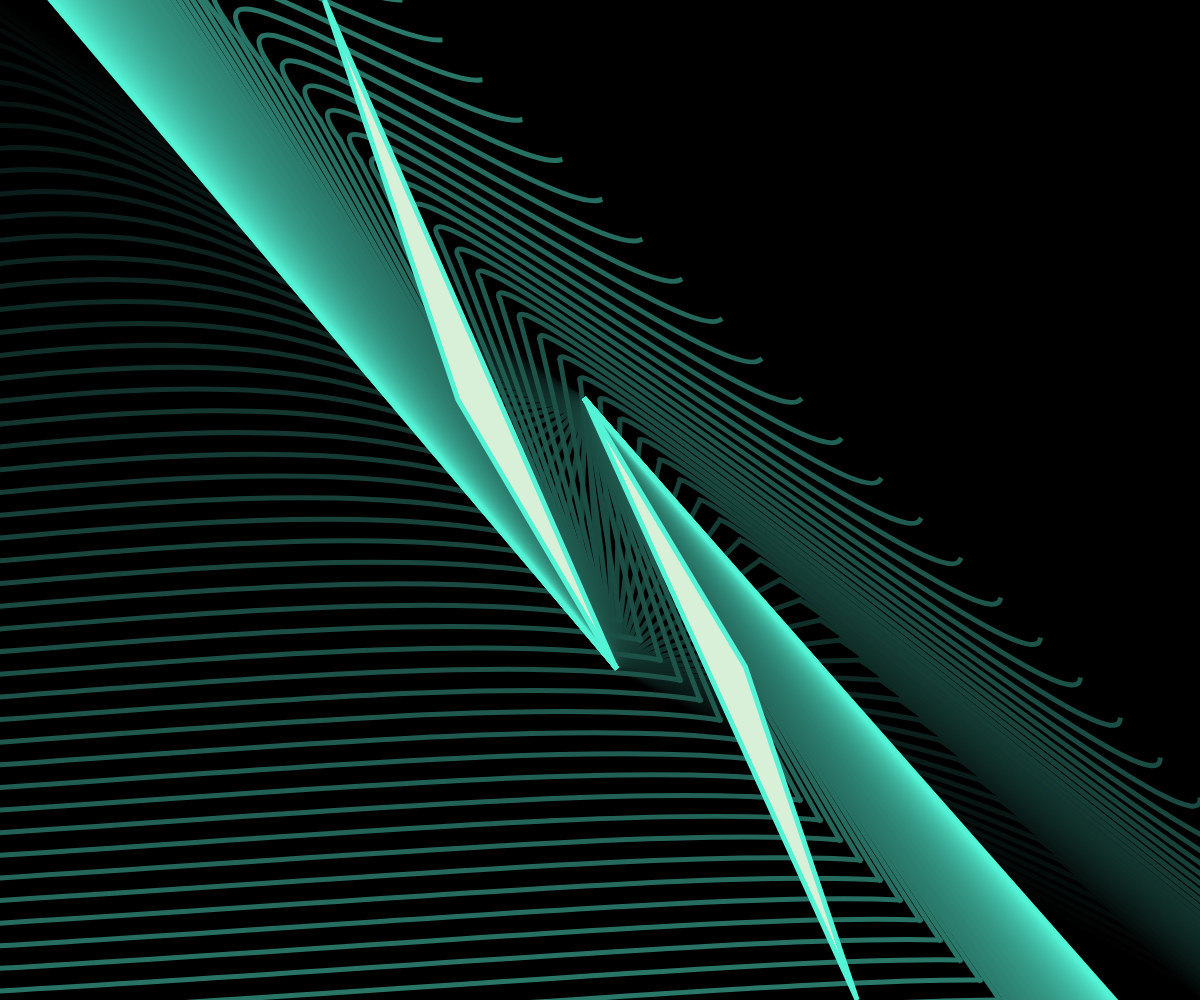
Frame 1 (no input)
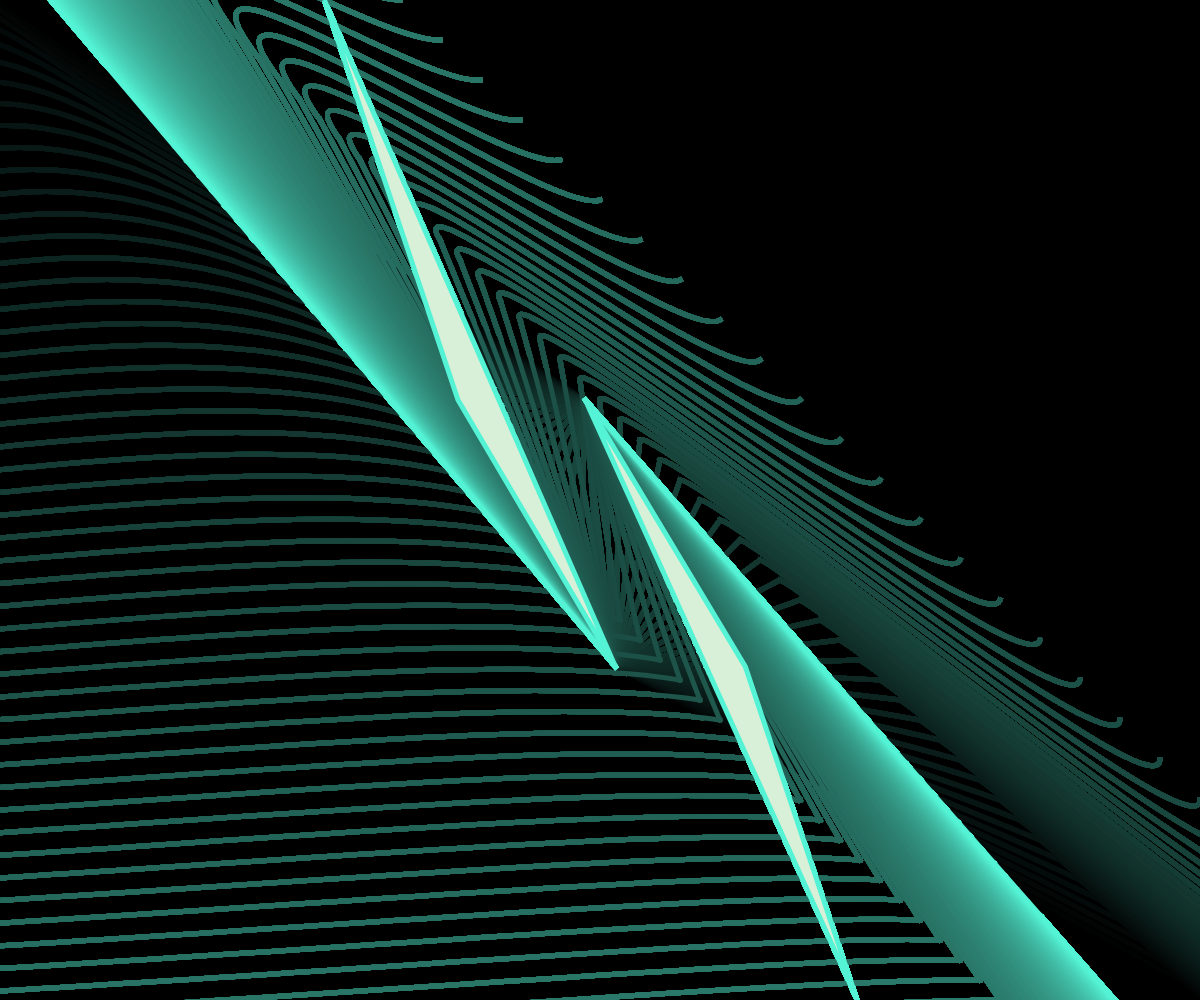
Frame 60 (no input)
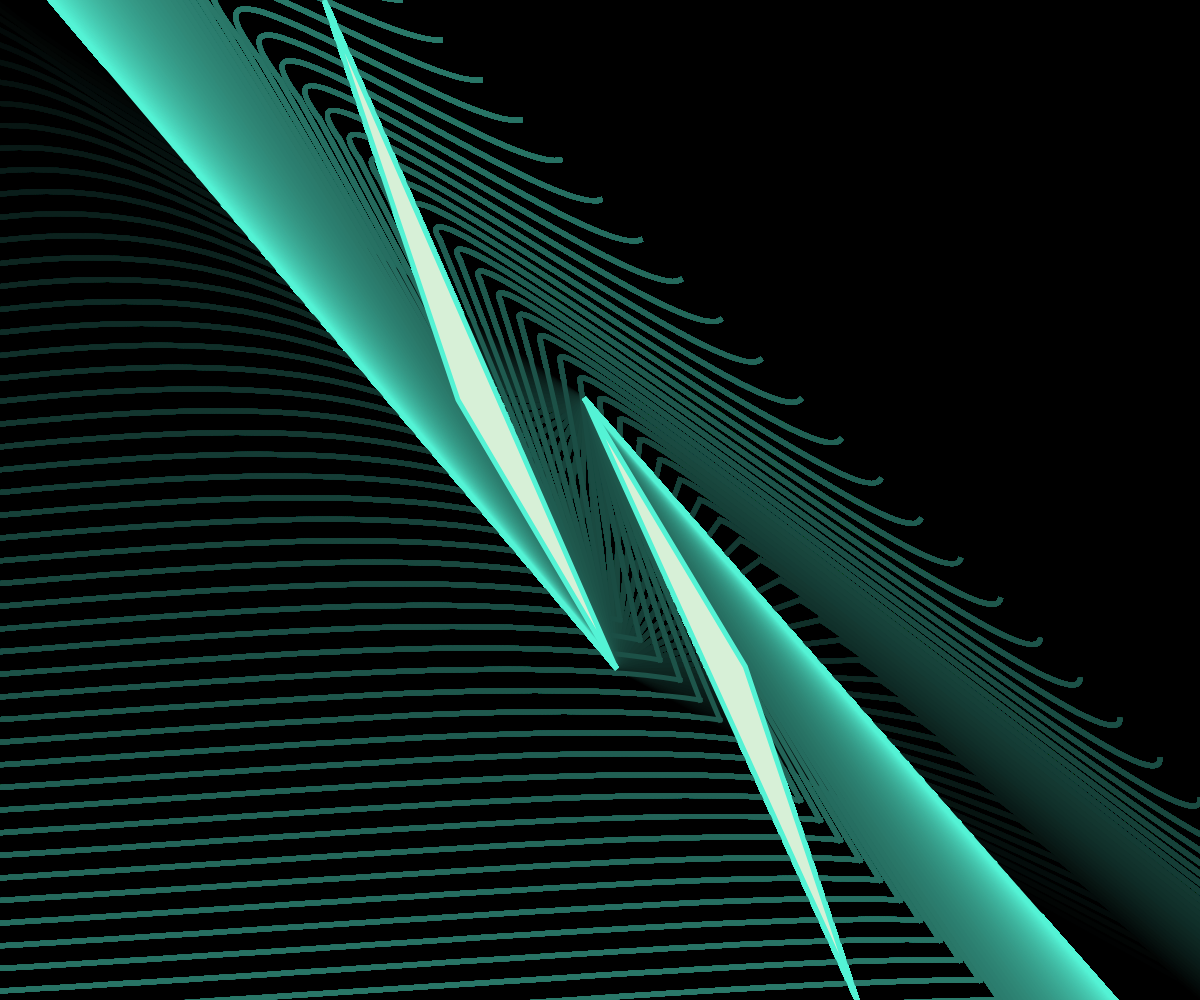
Frame 120 (the mouse pressed at the canvas centre since frame 60)

The p5.js sketch that drew these frames (run headless with seeded random() and noise() and a simulated clock; from frame 60 on, the mouse is pressed at the canvas centre):

// p5.js sketch
// ── sketch.js
var frames;

function setup(){
	var cnv = createCanvas(windowWidth, windowHeight);
	cnv.style('display', 'block');
	background(0);
}

function windowResized(){
	createCanvas(windowWidth, windowHeight);
}

function draw(){
 frames++;
 var frames = frames%100

  for(var i = 0; i < 100; i++){
	stroke(.85 * i, 2.45*i, 2.15* i);
	strokeCap(PROJECT);
	strokeWeight(5);
	line(width/2.05, height/2.5, 20*i, 20*i);
	line(width/1.95, height/1.5, width - (20*i), height - (20*i));
	curve(0 , 0, 0 - (i*20), i*20, i*20, (i*20), width, height);
	curve(width, height, width - (20*i), height - (20*i), (width- (20*i)) * 2, (height - (20*i)) * 2, width/1.95, 0);
	noFill();
  }

  applyMatrix();
  fill(215, 240, 215);
  triangle(width/3.7, 0, width/2.62, height/2.5, width/1.95, height/1.5);
  triangle(width/2.05, height/2.5, width/1.61, height/1.5, width/1.4, height);
  resetMatrix();
  
}
